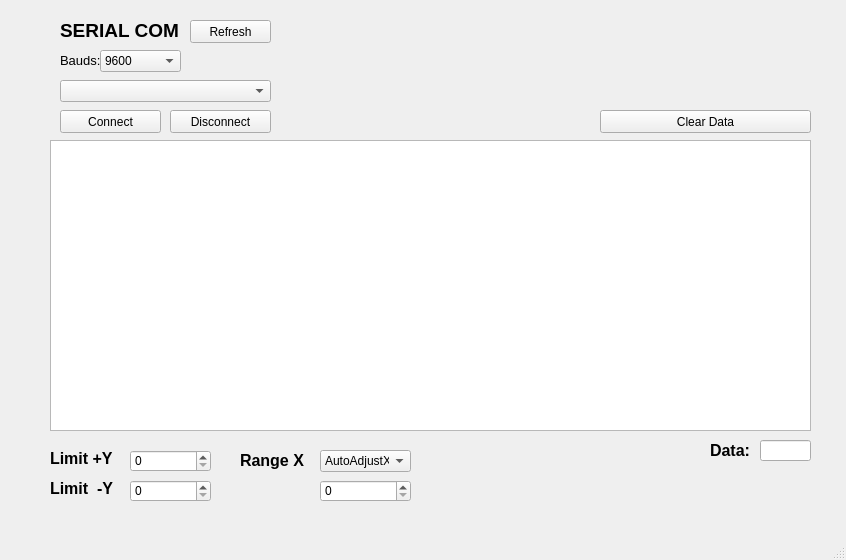
<?xml version="1.0" encoding="UTF-8"?>
<ui version="4.0">
 <class>MainWindow</class>
 <widget class="QMainWindow" name="MainWindow">
  <property name="geometry">
   <rect>
    <x>0</x>
    <y>0</y>
    <width>846</width>
    <height>560</height>
   </rect>
  </property>
  <property name="windowTitle">
   <string>MainWindow</string>
  </property>
  <property name="windowIcon">
   <iconset>
    <normaloff>../../SME-trans.png</normaloff>../../SME-trans.png</iconset>
  </property>
  <widget class="QWidget" name="centralwidget">
   <widget class="QLabel" name="label">
    <property name="geometry">
     <rect>
      <x>320</x>
      <y>30</y>
      <width>211</width>
      <height>91</height>
     </rect>
    </property>
    <property name="text">
     <string/>
    </property>
    <property name="pixmap">
     <pixmap>../../SME-trans.png</pixmap>
    </property>
    <property name="scaledContents">
     <bool>true</bool>
    </property>
    <property name="wordWrap">
     <bool>false</bool>
    </property>
   </widget>
   <widget class="QGraphicsView" name="graphicsView">
    <property name="geometry">
     <rect>
      <x>50</x>
      <y>140</y>
      <width>761</width>
      <height>291</height>
     </rect>
    </property>
   </widget>
   <widget class="QComboBox" name="comboBox_comserial">
    <property name="geometry">
     <rect>
      <x>60</x>
      <y>80</y>
      <width>211</width>
      <height>22</height>
     </rect>
    </property>
   </widget>
   <widget class="QLabel" name="label_2">
    <property name="geometry">
     <rect>
      <x>60</x>
      <y>20</y>
      <width>141</width>
      <height>21</height>
     </rect>
    </property>
    <property name="font">
     <font>
      <pointsize>14</pointsize>
      <weight>75</weight>
      <bold>true</bold>
     </font>
    </property>
    <property name="text">
     <string>SERIAL COM</string>
    </property>
   </widget>
   <widget class="QPushButton" name="BT_Connect">
    <property name="geometry">
     <rect>
      <x>60</x>
      <y>110</y>
      <width>101</width>
      <height>23</height>
     </rect>
    </property>
    <property name="text">
     <string>Connect</string>
    </property>
   </widget>
   <widget class="QSpinBox" name="spinBox">
    <property name="geometry">
     <rect>
      <x>130</x>
      <y>450</y>
      <width>81</width>
      <height>22</height>
     </rect>
    </property>
   </widget>
   <widget class="QLabel" name="label_3">
    <property name="geometry">
     <rect>
      <x>50</x>
      <y>450</y>
      <width>71</width>
      <height>16</height>
     </rect>
    </property>
    <property name="font">
     <font>
      <pointsize>12</pointsize>
      <weight>75</weight>
      <bold>true</bold>
     </font>
    </property>
    <property name="text">
     <string>Limit +Y</string>
    </property>
   </widget>
   <widget class="QLabel" name="label_4">
    <property name="geometry">
     <rect>
      <x>50</x>
      <y>480</y>
      <width>71</width>
      <height>16</height>
     </rect>
    </property>
    <property name="font">
     <font>
      <pointsize>12</pointsize>
      <weight>75</weight>
      <bold>true</bold>
     </font>
    </property>
    <property name="text">
     <string>Limit  -Y</string>
    </property>
   </widget>
   <widget class="QSpinBox" name="spinBox_2">
    <property name="geometry">
     <rect>
      <x>130</x>
      <y>480</y>
      <width>81</width>
      <height>22</height>
     </rect>
    </property>
   </widget>
   <widget class="QLabel" name="label_5">
    <property name="geometry">
     <rect>
      <x>240</x>
      <y>450</y>
      <width>71</width>
      <height>21</height>
     </rect>
    </property>
    <property name="font">
     <font>
      <pointsize>12</pointsize>
      <weight>75</weight>
      <bold>true</bold>
     </font>
    </property>
    <property name="text">
     <string>Range X</string>
    </property>
   </widget>
   <widget class="QComboBox" name="comboBox_2">
    <property name="geometry">
     <rect>
      <x>320</x>
      <y>450</y>
      <width>91</width>
      <height>22</height>
     </rect>
    </property>
    <item>
     <property name="text">
      <string>AutoAdjustX</string>
     </property>
    </item>
    <item>
     <property name="text">
      <string>Static</string>
     </property>
    </item>
   </widget>
   <widget class="QSpinBox" name="spinBox_3">
    <property name="geometry">
     <rect>
      <x>320</x>
      <y>480</y>
      <width>91</width>
      <height>22</height>
     </rect>
    </property>
   </widget>
   <widget class="QPushButton" name="BT_Refresh">
    <property name="geometry">
     <rect>
      <x>190</x>
      <y>20</y>
      <width>81</width>
      <height>23</height>
     </rect>
    </property>
    <property name="text">
     <string>Refresh</string>
    </property>
   </widget>
   <widget class="QLineEdit" name="lineEdit">
    <property name="geometry">
     <rect>
      <x>760</x>
      <y>440</y>
      <width>51</width>
      <height>21</height>
     </rect>
    </property>
    <property name="font">
     <font>
      <pointsize>10</pointsize>
      <weight>50</weight>
      <bold>false</bold>
     </font>
    </property>
    <property name="text">
     <string/>
    </property>
    <property name="alignment">
     <set>Qt::AlignCenter</set>
    </property>
   </widget>
   <widget class="QLabel" name="label_6">
    <property name="geometry">
     <rect>
      <x>710</x>
      <y>440</y>
      <width>51</width>
      <height>21</height>
     </rect>
    </property>
    <property name="font">
     <font>
      <pointsize>12</pointsize>
      <weight>75</weight>
      <bold>true</bold>
     </font>
    </property>
    <property name="text">
     <string>Data:</string>
    </property>
   </widget>
   <widget class="QComboBox" name="comboBox_baud">
    <property name="geometry">
     <rect>
      <x>100</x>
      <y>50</y>
      <width>81</width>
      <height>22</height>
     </rect>
    </property>
    <item>
     <property name="text">
      <string>9600</string>
     </property>
    </item>
    <item>
     <property name="text">
      <string>115200</string>
     </property>
    </item>
   </widget>
   <widget class="QLabel" name="label_7">
    <property name="geometry">
     <rect>
      <x>60</x>
      <y>50</y>
      <width>41</width>
      <height>21</height>
     </rect>
    </property>
    <property name="font">
     <font>
      <pointsize>10</pointsize>
      <weight>50</weight>
      <bold>false</bold>
     </font>
    </property>
    <property name="text">
     <string>Bauds:</string>
    </property>
   </widget>
   <widget class="QPushButton" name="BT_clear">
    <property name="geometry">
     <rect>
      <x>600</x>
      <y>110</y>
      <width>211</width>
      <height>23</height>
     </rect>
    </property>
    <property name="text">
     <string>Clear Data</string>
    </property>
   </widget>
   <widget class="QPushButton" name="BT_Disconnect">
    <property name="geometry">
     <rect>
      <x>170</x>
      <y>110</y>
      <width>101</width>
      <height>23</height>
     </rect>
    </property>
    <property name="text">
     <string>Disconnect</string>
    </property>
   </widget>
  </widget>
  <widget class="QMenuBar" name="menubar">
   <property name="geometry">
    <rect>
     <x>0</x>
     <y>0</y>
     <width>846</width>
     <height>21</height>
    </rect>
   </property>
  </widget>
  <widget class="QStatusBar" name="statusbar"/>
 </widget>
 <resources/>
 <connections/>
</ui>
